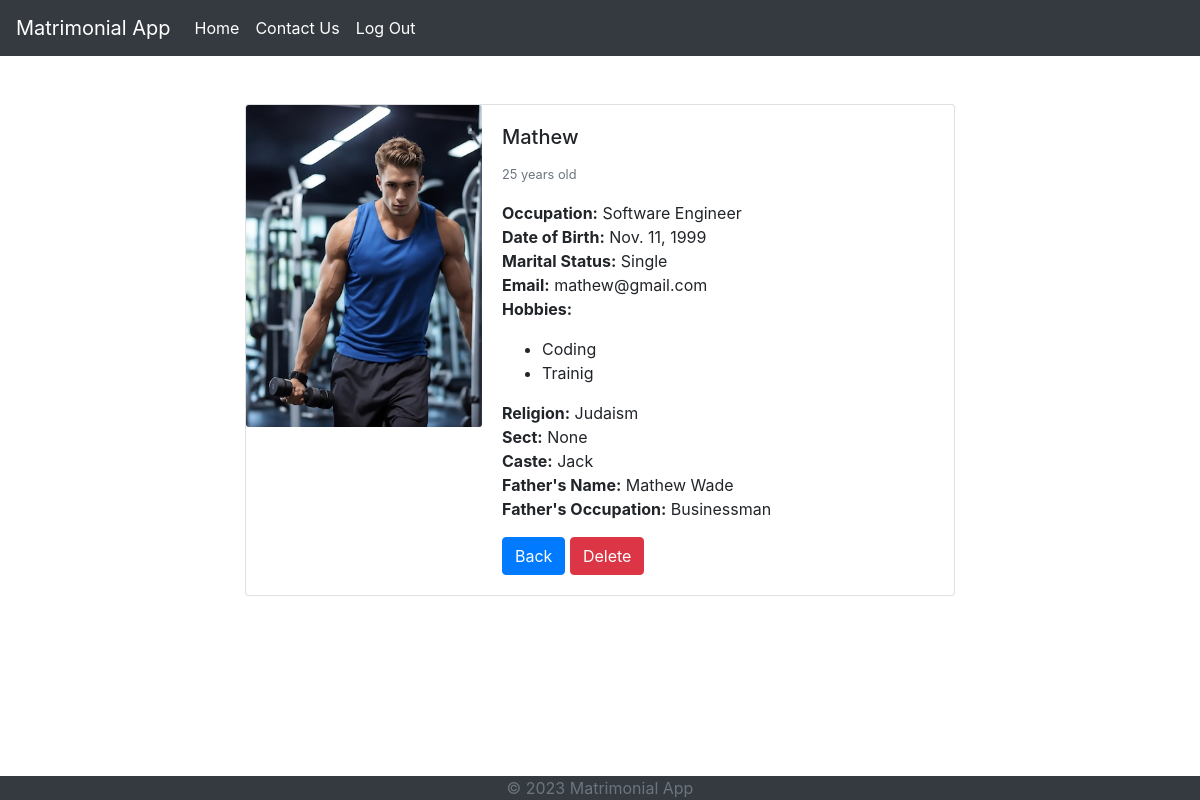
The page /1 on the database its author committed.
### matrimony/models.py (models this page shows, shortened)
class Profile(models.Model):
    GENDER_COICES = [
        ('M', 'Male'),
        ('F', 'Female'),
    ]
    name = models.CharField(max_length=100)
    profile_pic = models.ImageField(null=True, blank=True)
    age = models.IntegerField()
    gender = models.CharField(max_length=1, choices=GENDER_COICES)
    occupation = models.CharField(max_length=100, null=True, blank=True)
    birth_date = models.DateField(null=True)
    is_married = models.BooleanField(default=False)
    email = models.EmailField(max_length=254, unique=True)
    religion = models.ForeignKey(Religion, on_delete=models.CASCADE, related_name='profiles', null=True)
    sect = models.ForeignKey(Sect, on_delete=models.CASCADE, related_name='profiles', null=True)
    caste = models.ForeignKey(Caste, on_delete=models.CASCADE, related_name='profiles', null=True)
    hobbies = models.ManyToManyField(Hobby, related_name='profiles', blank=True)
    father = models.OneToOneField(FatherProfile, on_delete=models.CASCADE, related_name='dependent', null=True)  # ONEToOne specific for this app

class Hobby(models.Model):
    name = models.CharField(max_length=100)
    class Meta:
        verbose_name = "Hobby"
        verbose_name_plural = "Hobbies"

class Religion(models.Model):
    name = models.CharField(max_length=100)
    def __str__(self):
        return self.name

class Caste(models.Model):
    name = models.CharField(max_length=100)
    def __str__(self):
        return self.name

class FatherProfile(models.Model):
    name = models.CharField(max_length=100)
    occupation = models.CharField(max_length=100, null=True, blank=True)

### matrimony/views.py (the view)
# urls.py: path('<int:profile_id>', views.ProfileDetailView, name='profile_detail'),
def ProfileDetailView(request, profile_id):
    profile=Profile.objects.get(id=profile_id)
    return render (request, 'matrimony/profile_detail.html', {'profile':profile})

### matrimony/templates/matrimony/profile_detail.html (shortened to what this page needs)
{% extends 'matrimony/base.html' %}
{% load static %}
{% block content %}
<div class="container mt-5">
    <div class="row">
        <div class="col-md-8 offset-md-2">
            <div class="card">
                <div class="row no-gutters">
                    <div class="col-md-4">
                        <img src="{{ profile.profile_pic.url }}" class="card-img" alt="Profile picture">
                    </div>
                    <div class="col-md-8">
                        <div class="card-body">
                            <h5 class="card-title">{{ profile.name }}</h5>
                            <p class="card-text"><small class="text-muted">{{ profile.age }} years old</small></p>
                            <p class="card-text">
                                <strong>Occupation:</strong> {{ profile.occupation }}<br>
                                <strong>Date of Birth:</strong> {{ profile.birth_date }}<br>
                                <strong>Marital Status:</strong> {{ profile.is_married|yesno:"Married,Single" }}<br>
                                <strong>Email:</strong> {{ profile.email }}<br>
                                <strong>Hobbies:</strong>
                                <ul>
                                    {% for hobby in profile.hobbies.all%}
                                    <li>{{ hobby.name }}<br></li>
                                    {% endfor %}
                                </ul>
                                <strong>Religion:</strong> {{ profile.religion }}<br>
                                <strong>Sect:</strong> {{ profile.sect }}<br>
                                <strong>Caste:</strong> {{ profile.caste }}<br>
                                <strong>Father's Name:</strong> {{ profile.father.name }}<br>
                                <strong>Father's Occupation:</strong> {{ profile.father.occupation }}<br>
                            </p>
                            <a href="{% url 'matrimony:profile_list' %}" class="btn btn-primary">Back</a>
                            <a href="{% url 'matrimony:profile_delete' profile.id %}" class="btn btn-danger">Delete</a>
                        </div>
                    </div>
                </div>
            </div>
        </div>
    </div>
</div>
{% endblock  %}

### rows shown on the page
Profile: profile_pic (picture), name "Mathew", age "25", occupation "Software Engineer", birth_date "Nov. 11, 1999", is_married "Single", email "mathew@gmail.com", religion "Judaism", sect "None", caste "Jack", father.name "Mathew Wade", father.occupation "Businessman"
Hobby: name "Coding"
Hobby: name "Trainig"
